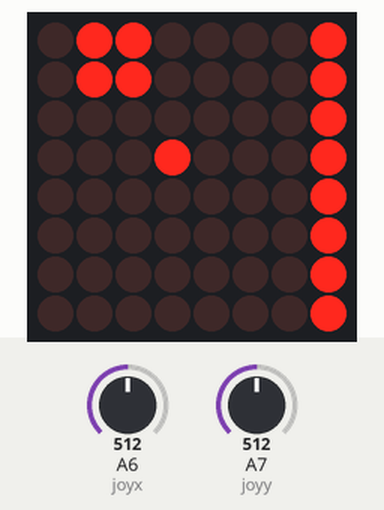
Recording of a sketch running on a simulated Arduino Nano, built with avr-gcc and run on an emulated ATmega328P. On the bench: 8×8 LED matrix. Wiring (inferred from the names in the program): LED matrix (orientation assumed): rows pin 10, pin 11, pin 12, pin 9, pin 2, pin 3, pin 4, pin 5; columns A5, A4, A3, A2, pin 6, pin 7, pin 13, A1. Inputs (shaded band) come from the test bench; at power-on: A6 (joyx) = 512, A7 (joyy) = 512. Random numbers use the default seed unless the sketch sets one.

Above: at 1.2 s.
1.3 s: A6 (joyx) set to 669
At 3.8 s:
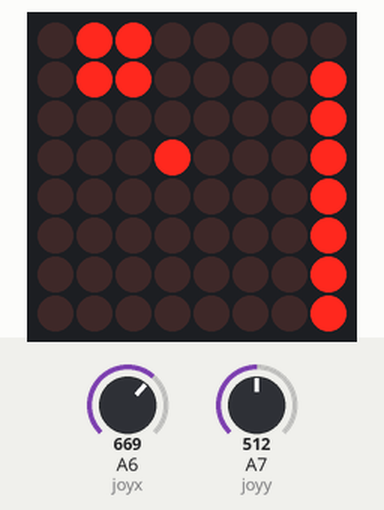
4.3 s: A6 (joyx) set to 699
At 6.8 s:
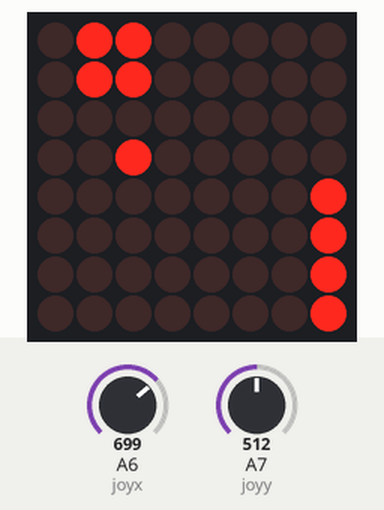
7.3 s: A7 (joyy) set to 122
At 11.3 s:
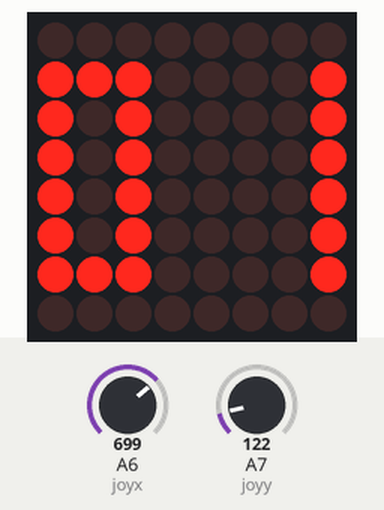
Timing chart, 0 to 12.8 s (numbered marks = the images above; inputs shaded):
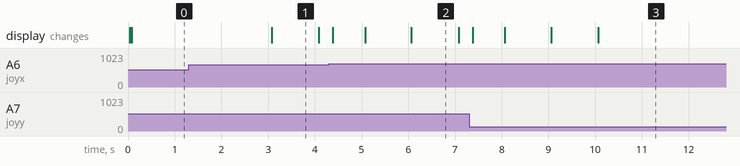

The sketch:

project1.ino
```cpp
/*
 * Arduino Aimlab
 * Pranav Addepalli
 * for CMU's 05-333 course
 */


/*------- Hardware configuration -------*/
const int row1 = 10;
const int row2 = 11;
const int row3 = 12;
const int row4 = 9;
const int row5 = 2;
const int row6 = 3;
const int row7 = 4;
const int row8 = 5;


const int col1 = A5;
const int col2 = A4;
const int col3 = A3;
const int col4 = A2;
const int col5 = 6;
const int col6 = 7;
const int col7 = 13;
const int col8 = A1;

const int joyy = A7;
const int joyx = A6;

// this is how long we wait before continuing the scan
const int framerate = 2;

// these are the starting x and y values
int basex;
int basey;

// this is the level we require for a direction to be activated
const int joybuffer = 50;

/*
 *  Rows: ON - HIGH, OFF - LOW
 *  Columns: ON - LOW, OFF - HIGH
 *
 *         Column
 *          1 0
 *  ROW 1 | 0 1
 *      0 | 0 0
 *
 */

// store rows and cols as a 8x8 matrix that we can modify with HIGH/LOW values
const int rows[8] = {row1, row2, row3, row4, row5, row6, row7, row8};
const int cols[8] = {col1, col2, col3, col4, col5, col6, col7, col8};

int matrix[8][8];


//===============================================================================
// CORE MATRIX LEVEL CODE
//===============================================================================

// turns off all LEDs on the matrix
void blank(){
  for(int r = 0; r < 8; r++){
    for(int c = 0; c < 8; c++){
      matrix[r][c] = LOW;
    }
  }
}

// shows the image described by `matrix`
void render(){

  // turns on each LED by scanning matrix column by column
  for (int c = 0; c < 8; c++) {
    // turn column on
    digitalWrite(cols[c], LOW);

    // turn the right rows on
    for (int r = 0; r < 8; r++){
      int val = matrix[r][c];
      digitalWrite(rows[r], val);
    }

    delay(framerate);

    // turn the column back off
    digitalWrite(cols[c], HIGH);
    for (int r = 0; r < 8; r++){
      digitalWrite(rows[r], LOW);
    }

  }
}

// turns on col based on a given 8 bit bitpattern
// col is 0 - 7
void oncol(int col, int bitpattern) {

  for(int i = 0; i < 8; i++){
    // if the ith bit of `bitpattern` is 0, LED off, otherwise, LED on
    if((bitpattern >> (7 - i)) & 1){
      // on
      matrix[i][col] = HIGH;
    }
    else {
      matrix[i][col] = LOW;
    }
  }
}

// sets the matrix based on a given array of col bitpatterns
void show(int image[]){
  for(int i = 0; i < 8; i++){
    oncol(i, image[i]);
  }
}

// constant bit patterns for rendering digits on the matrix
int firstDigits[10][4] = {
   {0b01111110, 0b01000010, 0b01111110, 0},
   {0, 0b01111110, 0, 0},
   {0b01011110, 0b01010010, 0b01110010, 0},
   {0b01010010, 0b01010010, 0b01111110, 0},
   {0b01110000, 0b00010000, 0b01111110, 0},
   {0b01110010, 0b01010010, 0b01011110, 0},
   {0b01111110, 0b01001010, 0b01001110, 0},
   {0b01000000, 0b01000000, 0b01111110, 0},
   {0b01111110, 0b01001010, 0b01111110, 0},
   {0b01110000, 0b01010000, 0b01111110, 0}
   };

int secondDigits[10][4] = {
  {0, 0b01111110, 0b01000010, 0b01111110},
  {0, 0, 0, 0b01111110},
  {0, 0b01011110, 0b01010010, 0b01110010},
  {0, 0b01010010, 0b01010010, 0b01111110},
  {0, 0b01110000, 0b00010000, 0b01111110},
  {0, 0b01110010, 0b01010010, 0b01011110},
  {0, 0b01111110, 0b01001010, 0b01001110},
  {0, 0b01000000, 0b01000000, 0b01111110},
  {0, 0b01111110, 0b01001010, 0b01111110},
  {0, 0b01110000, 0b01010000, 0b01111110}
};

// this puts two digits together into one image and shows it
void showTwoDigits(int a, int b) {
  int img[] = {0, 0, 0, 0, 0, 0, 0, 0};
  for(int i = 0; i < 4; i++){
    img[i] = firstDigits[a][i];
    img[i + 4] = secondDigits[b][i];
  }
  show(img);
}

// this displays a two digit integer on the matrix
void showNum(int num) {
  int tens = num / 10;
  int ones = num % 10;
  showTwoDigits(tens, ones);
}

// this returns a string representing what direction the joystick is in
// return values are 'none', 'right', 'left', 'up', or 'down'
String joyDir() {
  String dir = "none";

  int currx = analogRead(joyx);
  int curry = analogRead(joyy);

  if (currx == 1023) {
    dir = "left";
  }
  if (currx == 0) {
    dir = "right";
  }
  if (curry == 1023) {
    dir = "down";
  }
  if (curry == 0) {
    dir = "up";
  }
  return dir;
}

//===============================================================================
// CORE GAME LEVEL CODE
//===============================================================================

// this is how long the game takes (in seconds)
const int gameTime = 10;

// this will track the user's score
int score = 0;

// these will track where the pointer is
int r = 5;
int c = 5;

// these will track the current target (2 by 2 specified by the top left row, col)
int targetR;
int targetC;

// this will track the start time of the game
int startt = millis() / 1000;

// checks if the time is up and updates game timer
bool checkTimer() {
  int timeleft = gameTime + startt - (millis() / 1000);
  // show the timer
  if (timeleft <= 10 && timeleft > 8){
    oncol(7, 0xFF);
  }
  if (timeleft <= 8){
    int remaining = ~((0xFF << timeleft) & 0xFF);
    oncol(7, remaining);
  }

  return timeleft > 0;
}

// turns the target at targetR, targetC to ON
void targetOn() {
  matrix[targetR][targetC] = HIGH;
  matrix[targetR + 1][targetC] = HIGH;
  matrix[targetR + 1][targetC + 1] = HIGH;
  matrix[targetR][targetC + 1] = HIGH;
}

// turns the target at targetR, targetC to OFF
void targetOff() {
  matrix[targetR][targetC] = LOW;
  matrix[targetR + 1][targetC] = LOW;
  matrix[targetR + 1][targetC + 1] = LOW;
  matrix[targetR][targetC + 1] = LOW;
}

// checks if the pointer is in the current target
bool inTarget() {
  return ( (r == targetR && c == targetC)
    || (r == targetR + 1 && c == targetC)
    || (r == targetR && c == targetC + 1)
    || (r == targetR + 1 && c == targetC + 1));
}

// this will spawn the next target on the game randomly
void spawnTarget() {
  // turn off the old target
  targetOff();

  targetR = random(0, 7);
  targetC = random(0, 6);

  // make sure it is not the cursor position
  while(inTarget()) {
    targetR = random(0, 7);
    targetC = random(0, 6);
  }

  // turn it on
  targetOn();
}


// shows the game over screen (flashes all)
void gameOver() {
  blank();
  showNum(score);
}

// runs the game
int runGame() {

  // update timer and check if we still have time left
  if(!checkTimer()) {
    return -1;
  }

  // turn off the last position:
  matrix[r][c] = LOW;
  // read the sensors for X and Y values:
  r = map(analogRead(joyy), 0, 1023, 0, 7);
  c = 6 - map(analogRead(joyx), 0, 1023, 0, 6);

  // if we made it to the target, update score!
  if(inTarget()){
    score++;
    spawnTarget();
  }

  // set new position
  matrix[r][c] = HIGH;

  return 0;
}


//===============================================================================
// ARDUINO RUNTIME
//===============================================================================

void setup() {
  // put your setup code here, to run once:

  Serial.begin(9600);

  // establish direction of pins we are using to drive LEDs
  pinMode(col1, OUTPUT);
  pinMode(col2, OUTPUT);
  pinMode(col3, OUTPUT);
  pinMode(col4, OUTPUT);
  pinMode(col5, OUTPUT);
  pinMode(col6, OUTPUT);
  pinMode(col7, OUTPUT);
  pinMode(col8, OUTPUT);

  pinMode(row1, OUTPUT);
  pinMode(row2, OUTPUT);
  pinMode(row3, OUTPUT);
  pinMode(row4, OUTPUT);
  pinMode(row5, OUTPUT);
  pinMode(row6, OUTPUT);
  pinMode(row7, OUTPUT);
  pinMode(row8, OUTPUT);

  pinMode(joyx, INPUT);
  pinMode(joyy, INPUT);

  // these are the starting x and y values of the joystick
  basex = analogRead(joyx);
  basey = analogRead(joyy);

  // blank out the matrix
  blank();

  // start the game timer
//  timerStart();

  // create the first target
  spawnTarget();

  // render the matrix
  render();
}


void loop() {
  // put your main code here, to run repeatedly:
  int smileface[8] = {0b0, 0b00000100, 0b01110010, 0b00000010, 0b00000010, 0b01110010, 0b00000100, 0x00};
  int sadface[8] = {0b0, 0b00000001, 0b01110010, 0b00000010, 0b00000010, 0b01110010, 0b00000001, 0x00};


  if (runGame() < 0){
    gameOver();
  }
  render();
}
```

Measured:
- the behaviour switches between 681 and 682 on A6 (joyx) (found by bisection; images 1 and 2)
- what the display in image 1 shows lasts 1.0 s, from 3.1 s to 4.1 s
